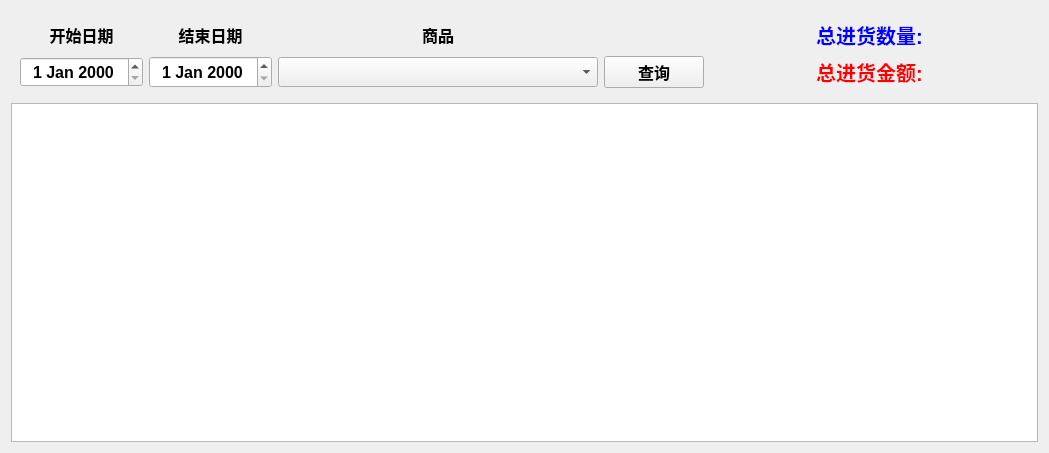
<?xml version="1.0" encoding="UTF-8"?>
<ui version="4.0">
 <class>Form</class>
 <widget class="QWidget" name="Form">
  <property name="geometry">
   <rect>
    <x>0</x>
    <y>0</y>
    <width>1049</width>
    <height>453</height>
   </rect>
  </property>
  <property name="windowTitle">
   <string>Form</string>
  </property>
  <layout class="QVBoxLayout" name="verticalLayout">
   <item>
    <widget class="QWidget" name="widget_2" native="true">
     <layout class="QGridLayout" name="gridLayout_5">
      <item row="0" column="5">
       <widget class="QLabel" name="label_14">
        <property name="font">
         <font>
          <pointsize>12</pointsize>
          <weight>75</weight>
          <bold>true</bold>
         </font>
        </property>
        <property name="text">
         <string>商品</string>
        </property>
        <property name="alignment">
         <set>Qt::AlignCenter</set>
        </property>
       </widget>
      </item>
      <item row="0" column="0">
       <widget class="QLabel" name="label_17">
        <property name="font">
         <font>
          <pointsize>12</pointsize>
          <weight>75</weight>
          <bold>true</bold>
         </font>
        </property>
        <property name="text">
         <string>开始日期</string>
        </property>
        <property name="alignment">
         <set>Qt::AlignCenter</set>
        </property>
       </widget>
      </item>
      <item row="1" column="5">
       <widget class="ExtendedComboBox" name="comboBoxInputRecord">
        <property name="minimumSize">
         <size>
          <width>200</width>
          <height>30</height>
         </size>
        </property>
        <property name="font">
         <font>
          <pointsize>12</pointsize>
         </font>
        </property>
       </widget>
      </item>
      <item row="1" column="0">
       <widget class="CCustomDateEdit" name="dateEditBeginInputRecord">
        <property name="minimumSize">
         <size>
          <width>0</width>
          <height>30</height>
         </size>
        </property>
        <property name="maximumSize">
         <size>
          <width>123</width>
          <height>16777215</height>
         </size>
        </property>
        <property name="font">
         <font>
          <pointsize>12</pointsize>
          <weight>75</weight>
          <bold>true</bold>
         </font>
        </property>
        <property name="alignment">
         <set>Qt::AlignCenter</set>
        </property>
       </widget>
      </item>
      <item row="1" column="2">
       <widget class="CCustomDateEdit" name="dateEditEndInputRecord">
        <property name="minimumSize">
         <size>
          <width>0</width>
          <height>30</height>
         </size>
        </property>
        <property name="maximumSize">
         <size>
          <width>123</width>
          <height>123</height>
         </size>
        </property>
        <property name="font">
         <font>
          <pointsize>12</pointsize>
          <weight>75</weight>
          <bold>true</bold>
         </font>
        </property>
        <property name="alignment">
         <set>Qt::AlignCenter</set>
        </property>
       </widget>
      </item>
      <item row="0" column="2">
       <widget class="QLabel" name="label_18">
        <property name="font">
         <font>
          <pointsize>12</pointsize>
          <weight>75</weight>
          <bold>true</bold>
         </font>
        </property>
        <property name="text">
         <string>结束日期</string>
        </property>
        <property name="alignment">
         <set>Qt::AlignCenter</set>
        </property>
       </widget>
      </item>
      <item row="0" column="7">
       <widget class="QLabel" name="labelNum">
        <property name="font">
         <font>
          <pointsize>15</pointsize>
          <weight>75</weight>
          <bold>true</bold>
         </font>
        </property>
        <property name="styleSheet">
         <string notr="true">color:rgb(0, 0, 255)</string>
        </property>
        <property name="text">
         <string>总进货数量:</string>
        </property>
        <property name="alignment">
         <set>Qt::AlignCenter</set>
        </property>
       </widget>
      </item>
      <item row="1" column="6">
       <widget class="QPushButton" name="pushButtonQueryInputRecord">
        <property name="minimumSize">
         <size>
          <width>0</width>
          <height>30</height>
         </size>
        </property>
        <property name="maximumSize">
         <size>
          <width>100</width>
          <height>16777215</height>
         </size>
        </property>
        <property name="font">
         <font>
          <pointsize>12</pointsize>
          <weight>75</weight>
          <bold>true</bold>
         </font>
        </property>
        <property name="text">
         <string>查询</string>
        </property>
       </widget>
      </item>
      <item row="1" column="7">
       <widget class="QLabel" name="labelAmount">
        <property name="font">
         <font>
          <pointsize>15</pointsize>
          <weight>75</weight>
          <bold>true</bold>
         </font>
        </property>
        <property name="layoutDirection">
         <enum>Qt::LeftToRight</enum>
        </property>
        <property name="styleSheet">
         <string notr="true">color:rgb(255, 0, 0)</string>
        </property>
        <property name="text">
         <string>总进货金额:</string>
        </property>
        <property name="alignment">
         <set>Qt::AlignCenter</set>
        </property>
       </widget>
      </item>
     </layout>
    </widget>
   </item>
   <item>
    <widget class="QTableWidget" name="tableWidgetInputRecord">
     <property name="editTriggers">
      <set>QAbstractItemView::AnyKeyPressed|QAbstractItemView::EditKeyPressed</set>
     </property>
     <property name="sortingEnabled">
      <bool>true</bool>
     </property>
     <property name="rowCount">
      <number>0</number>
     </property>
     <property name="columnCount">
      <number>0</number>
     </property>
     <attribute name="verticalHeaderVisible">
      <bool>false</bool>
     </attribute>
    </widget>
   </item>
  </layout>
 </widget>
 <customwidgets>
  <customwidget>
   <class>CCustomDateEdit</class>
   <extends>QDateEdit</extends>
   <header location="global">lib.pubui</header>
  </customwidget>
  <customwidget>
   <class>ExtendedComboBox</class>
   <extends>QComboBox</extends>
   <header location="global">lib.pubui</header>
  </customwidget>
 </customwidgets>
 <resources/>
 <connections/>
</ui>
